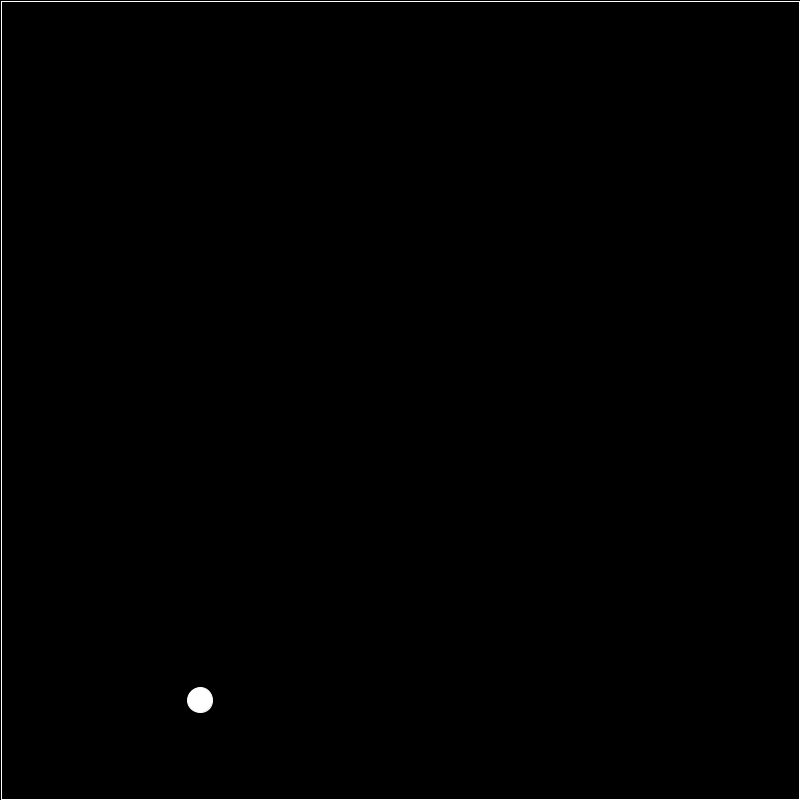
Frame 1 (no input)
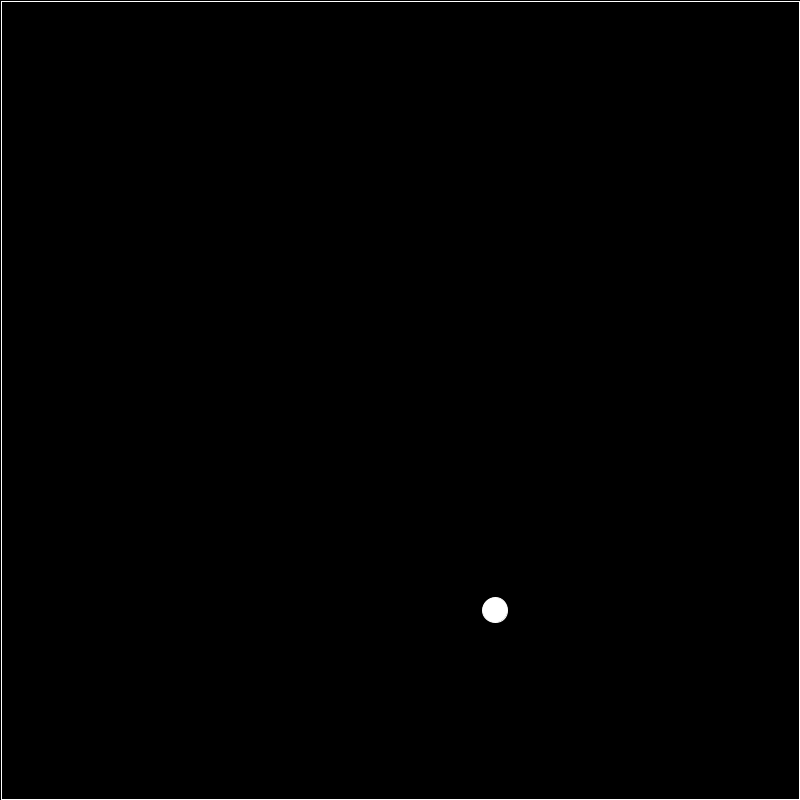
Frame 60 (the mouse pressed at the canvas centre just before this capture)
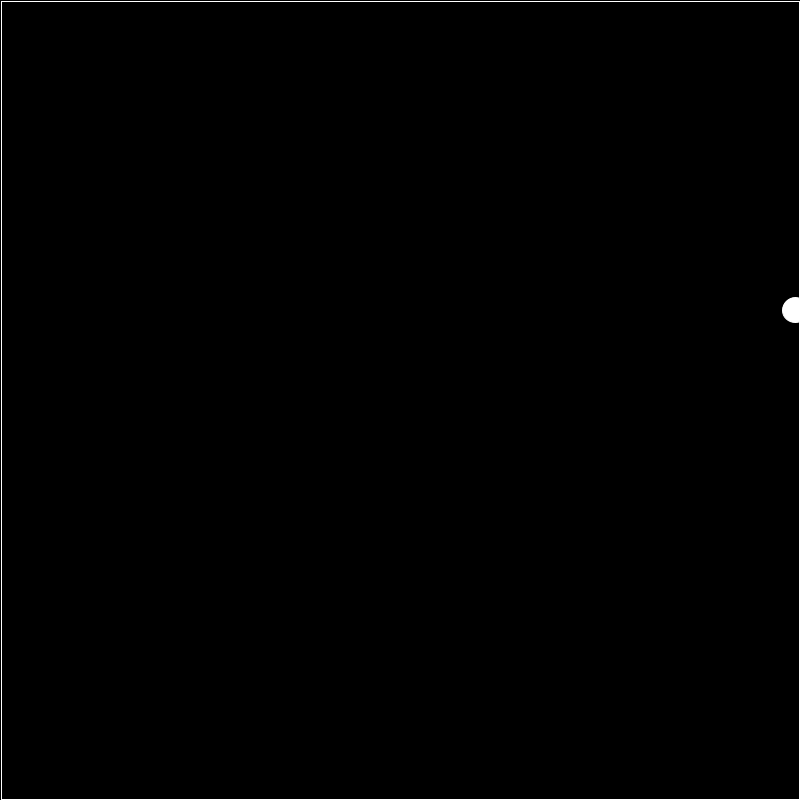
Frame 120 (the mouse held since frame 60 and released just before this capture)

The Processing sketch that drew these frames (run headless with seeded random() and noise(); from frame 60 on, the mouse is pressed at the canvas centre):

// Processing sketch: bounsing_ball
// ── bounsing_ball.pde

//variablerne der får cirklen til at bevæge sig  
float ballXspeed=5;
float ballYspeed=5;
float x= 200;
float y= 700;





void setup(){
size (800, 800);
frameRate(60); 
}


void draw (){
background(0);
 
 
noFill();
stroke(255);
rect(1, 1, 798, 798);



fill(255);
circle(x, y, 25);

x = x + ballXspeed;
  y = y + ballYspeed;

  if(x == 800) {
  ballXspeed = ballXspeed += -5;
 }

 if(y == 800) {
 ballYspeed = ballYspeed += -5;
 }

if(x == 0) {
  ballXspeed = ballXspeed += +5;
 }

 if(y == 0) {
 ballYspeed = ballYspeed += +5;
 }


}
